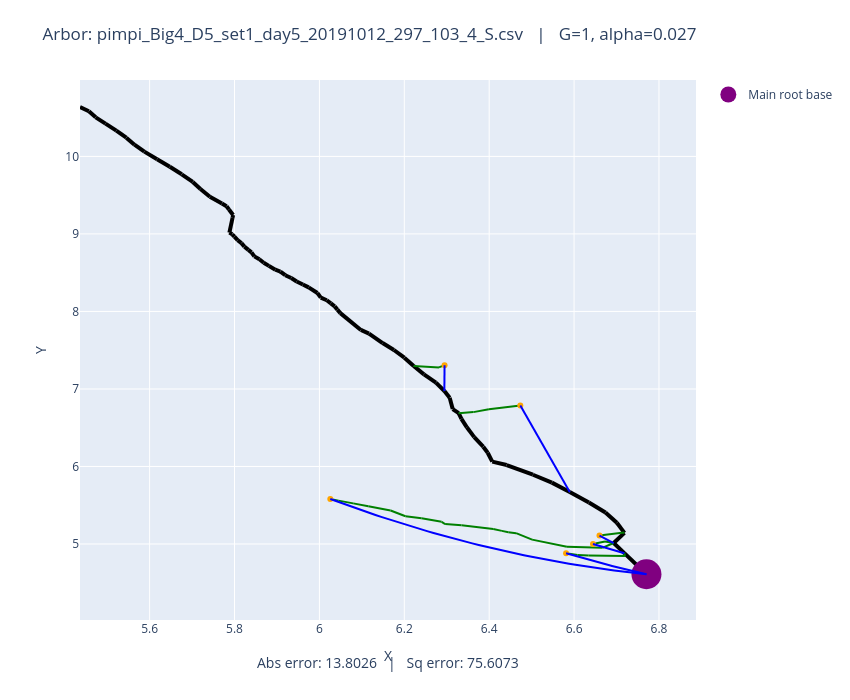

Notebook code cell kept with this figure:
### Code cell
# Plot both observed and optimized
plot_arbors(fname, 1, 0.027)

### Figure 1 — Plotly figure (JSON) as saved in the notebook; plotly's stock layout.template omitted (floating-point values rounded to 4 significant figures)
{"data": [{"line": {"color": "black", "width": 4}, "mode": "lines", "showlegend": false, "type": "scatter", "x": [6.77, 6.718], "y": [4.61, 4.882]}, {"line": {"color": "black", "width": 4}, "mode": "lines", "showlegend": false, "type": "scatter", "x": [6.718, 6.693], "y": [4.882, 5.013]}, {"line": {"color": "black", "width": 4}, "mode": "lines", "showlegend": false, "type": "scatter", "x": [6.693, 6.719], "y": [5.013, 5.144]}, {"line": {"color": "black", "width": 4}, "mode": "lines", "showlegend": false, "type": "scatter", "x": [6.719, 6.701], "y": [5.144, 5.274]}, {"line": {"color": "black", "width": 4}, "mode": "lines", "showlegend": false, "type": "scatter", "x": [6.701, 6.674], "y": [5.274, 5.406]}, {"line": {"color": "black", "width": 4}, "mode": "lines", "showlegend": false, "type": "scatter", "x": [6.674, 6.635], "y": [5.406, 5.536]}, {"line": {"color": "black", "width": 4}, "mode": "lines", "showlegend": false, "type": "scatter", "x": [6.635, 6.59], "y": [5.536, 5.672]}, {"line": {"color": "black", "width": 4}, "mode": "lines", "showlegend": false, "type": "scatter", "x": [6.59, 6.548], "y": [5.672, 5.792]}, {"line": {"color": "black", "width": 4}, "mode": "lines", "showlegend": false, "type": "scatter", "x": [6.548, 6.503], "y": [5.792, 5.894]}, {"line": {"color": "black", "width": 4}, "mode": "lines", "showlegend": false, "type": "scatter", "x": [6.503, 6.441], "y": [5.894, 6.019]}, {"line": {"color": "black", "width": 4}, "mode": "lines", "showlegend": false, "type": "scatter", "x": [6.441, 6.407], "y": [6.019, 6.063]}, {"line": {"color": "black", "width": 4}, "mode": "lines", "showlegend": false, "type": "scatter", "x": [6.407, 6.396], "y": [6.063, 6.177]}, {"line": {"color": "black", "width": 4}, "mode": "lines", "showlegend": false, "type": "scatter", "x": [6.396, 6.386], "y": [6.177, 6.255]}, {"line": {"color": "black", "width": 4}, "mode": "lines", "showlegend": false, "type": "scatter", "x": [6.386, 6.365], "y": [6.255, 6.379]}, {"line": {"color": "black", "width": 4}, "mode": "lines", "showlegend": false, "type": "scatter", "x": [6.365, 6.347], "y": [6.379, 6.505]}, {"line": {"color": "black", "width": 4}, "mode": "lines", "showlegend": false, "type": "scatter", "x": [6.347, 6.335], "y": [6.505, 6.615]}, {"line": {"color": "black", "width": 4}, "mode": "lines", "showlegend": false, "type": "scatter", "x": [6.335, 6.328], "y": [6.615, 6.688]}, {"line": {"color": "black", "width": 4}, "mode": "lines", "showlegend": false, "type": "scatter", "x": [6.328, 6.314], "y": [6.688, 6.741]}, {"line": {"color": "black", "width": 4}, "mode": "lines", "showlegend": false, "type": "scatter", "x": [6.314, 6.307], "y": [6.741, 6.888]}, {"line": {"color": "black", "width": 4}, "mode": "lines", "showlegend": false, "type": "scatter", "x": [6.307, 6.294], "y": [6.888, 6.973]}, {"line": {"color": "black", "width": 4}, "mode": "lines", "showlegend": false, "type": "scatter", "x": [6.294, 6.275], "y": [6.973, 7.082]}, {"line": {"color": "black", "width": 4}, "mode": "lines", "showlegend": false, "type": "scatter", "x": [6.275, 6.246], "y": [7.082, 7.188]}, {"line": {"color": "black", "width": 4}, "mode": "lines", "showlegend": false, "type": "scatter", "x": [6.246, 6.222], "y": [7.188, 7.296]}, {"line": {"color": "black", "width": 4}, "mode": "lines", "showlegend": false, "type": "scatter", "x": [6.222, 6.2], "y": [7.296, 7.404]}, {"line": {"color": "black", "width": 4}, "mode": "lines", "showlegend": false, "type": "scatter", "x": [6.2, 6.176], "y": [7.404, 7.502]}, {"line": {"color": "black", "width": 4}, "mode": "lines", "showlegend": false, "type": "scatter", "x": [6.176, 6.149], "y": [7.502, 7.592]}, {"line": {"color": "black", "width": 4}, "mode": "lines", "showlegend": false, "type": "scatter", "x": [6.149, 6.117], "y": [7.592, 7.715]}, {"line": {"color": "black", "width": 4}, "mode": "lines", "showlegend": false, "type": "scatter", "x": [6.117, 6.098], "y": [7.715, 7.761]}, {"line": {"color": "black", "width": 4}, "mode": "lines", "showlegend": false, "type": "scatter", "x": [6.098, 6.049], "y": [7.761, 7.978]}, {"line": {"color": "black", "width": 4}, "mode": "lines", "showlegend": false, "type": "scatter", "x": [6.049, 6.042], "y": [7.978, 8.023]}, {"line": {"color": "black", "width": 4}, "mode": "lines", "showlegend": false, "type": "scatter", "x": [6.042, 6.036], "y": [8.023, 8.065]}, {"line": {"color": "black", "width": 4}, "mode": "lines", "showlegend": false, "type": "scatter", "x": [6.036, 6.027], "y": [8.065, 8.104]}, {"line": {"color": "black", "width": 4}, "mode": "lines", "showlegend": false, "type": "scatter", "x": [6.027, 6.017], "y": [8.104, 8.145]}, {"line": {"color": "black", "width": 4}, "mode": "lines", "showlegend": false, "type": "scatter", "x": [6.017, 6.003], "y": [8.145, 8.179]}, {"line": {"color": "black", "width": 4}, "mode": "lines", "showlegend": false, "type": "scatter", "x": [6.003, 5.995], "y": [8.179, 8.238]}, {"line": {"color": "black", "width": 4}, "mode": "lines", "showlegend": false, "type": "scatter", "x": [5.995, 5.975], "y": [8.238, 8.31]}, {"line": {"color": "black", "width": 4}, "mode": "lines", "showlegend": false, "type": "scatter", "x": [5.975, 5.961], "y": [8.31, 8.347]}, {"line": {"color": "black", "width": 4}, "mode": "lines", "showlegend": false, "type": "scatter", "x": [5.961, 5.946], "y": [8.347, 8.387]}, {"line": {"color": "black", "width": 4}, "mode": "lines", "showlegend": false, "type": "scatter", "x": [5.946, 5.934], "y": [8.387, 8.431]}, {"line": {"color": "black", "width": 4}, "mode": "lines", "showlegend": false, "type": "scatter", "x": [5.934, 5.92], "y": [8.431, 8.467]}, {"line": {"color": "black", "width": 4}, "mode": "lines", "showlegend": false, "type": "scatter", "x": [5.92, 5.908], "y": [8.467, 8.515]}, {"line": {"color": "black", "width": 4}, "mode": "lines", "showlegend": false, "type": "scatter", "x": [5.908, 5.896], "y": [8.515, 8.538]}, {"line": {"color": "black", "width": 4}, "mode": "lines", "showlegend": false, "type": "scatter", "x": [5.896, 5.881], "y": [8.538, 8.588]}, {"line": {"color": "black", "width": 4}, "mode": "lines", "showlegend": false, "type": "scatter", "x": [5.881, 5.869], "y": [8.588, 8.629]}, {"line": {"color": "black", "width": 4}, "mode": "lines", "showlegend": false, "type": "scatter", "x": [5.869, 5.859], "y": [8.629, 8.673]}, {"line": {"color": "black", "width": 4}, "mode": "lines", "showlegend": false, "type": "scatter", "x": [5.859, 5.847], "y": [8.673, 8.711]}, {"line": {"color": "black", "width": 4}, "mode": "lines", "showlegend": false, "type": "scatter", "x": [5.847, 5.84], "y": [8.711, 8.762]}, {"line": {"color": "black", "width": 4}, "mode": "lines", "showlegend": false, "type": "scatter", "x": [5.84, 5.833], "y": [8.762, 8.795]}, {"line": {"color": "black", "width": 4}, "mode": "lines", "showlegend": false, "type": "scatter", "x": [5.833, 5.823], "y": [8.795, 8.836]}, {"line": {"color": "black", "width": 4}, "mode": "lines", "showlegend": false, "type": "scatter", "x": [5.823, 5.816], "y": [8.836, 8.881]}, {"line": {"color": "black", "width": 4}, "mode": "lines", "showlegend": false, "type": "scatter", "x": [5.816, 5.807], "y": [8.881, 8.919]}, {"line": {"color": "black", "width": 4}, "mode": "lines", "showlegend": false, "type": "scatter", "x": [5.807, 5.8], "y": [8.919, 8.964]}, {"line": {"color": "black", "width": 4}, "mode": "lines", "showlegend": false, "type": "scatter", "x": [5.8, 5.795], "y": [8.964, 8.995]}, {"line": {"color": "black", "width": 4}, "mode": "lines", "showlegend": false, "type": "scatter", "x": [5.795, 5.788], "y": [8.995, 9.017]}, {"line": {"color": "black", "width": 4}, "mode": "lines", "showlegend": false, "type": "scatter", "x": [5.788, 5.795], "y": [9.017, 9.208]}, {"line": {"color": "black", "width": 4}, "mode": "lines", "showlegend": false, "type": "scatter", "x": [5.795, 5.797], "y": [9.208, 9.244]}, {"line": {"color": "black", "width": 4}, "mode": "lines", "showlegend": false, "type": "scatter", "x": [5.797, 5.787], "y": [9.244, 9.315]}, {"line": {"color": "black", "width": 4}, "mode": "lines", "showlegend": false, "type": "scatter", "x": [5.787, 5.781], "y": [9.315, 9.357]}, {"line": {"color": "black", "width": 4}, "mode": "lines", "showlegend": false, "type": "scatter", "x": [5.781, 5.77], "y": [9.357, 9.392]}, {"line": {"color": "black", "width": 4}, "mode": "lines", "showlegend": false, "type": "scatter", "x": [5.77, 5.742], "y": [9.392, 9.479]}, {"line": {"color": "black", "width": 4}, "mode": "lines", "showlegend": false, "type": "scatter", "x": [5.742, 5.72], "y": [9.479, 9.58]}, {"line": {"color": "black", "width": 4}, "mode": "lines", "showlegend": false, "type": "scatter", "x": [5.72, 5.702], "y": [9.58, 9.671]}, {"line": {"color": "black", "width": 4}, "mode": "lines", "showlegend": false, "type": "scatter", "x": [5.702, 5.676], "y": [9.671, 9.77]}, {"line": {"color": "black", "width": 4}, "mode": "lines", "showlegend": false, "type": "scatter", "x": [5.676, 5.648], "y": [9.77, 9.867]}, {"line": {"color": "black", "width": 4}, "mode": "lines", "showlegend": false, "type": "scatter", "x": [5.648, 5.618], "y": [9.867, 9.965]}, {"line": {"color": "black", "width": 4}, "mode": "lines", "showlegend": false, "type": "scatter", "x": [5.618, 5.588], "y": [9.965, 10.06]}, {"line": {"color": "black", "width": 4}, "mode": "lines", "showlegend": false, "type": "scatter", "x": [5.588, 5.564], "y": [10.06, 10.15]}, {"line": {"color": "black", "width": 4}, "mode": "lines", "showlegend": false, "type": "scatter", "x": [5.564, 5.545], "y": [10.15, 10.24]}, {"line": {"color": "black", "width": 4}, "mode": "lines", "showlegend": false, "type": "scatter", "x": [5.545, 5.522], "y": [10.24, 10.33]}, {"line": {"color": "black", "width": 4}, "mode": "lines", "showlegend": false, "type": "scatter", "x": [5.522, 5.496], "y": [10.33, 10.42]}, {"line": {"color": "black", "width": 4}, "mode": "lines", "showlegend": false, "type": "scatter", "x": [5.496, 5.473], "y": [10.42, 10.5]}, {"line": {"color": "black", "width": 4}, "mode": "lines", "showlegend": false, "type": "scatter", "x": [5.473, 5.457], "y": [10.5, 10.58]}, {"line": {"color": "black", "width": 4}, "mode": "lines", "showlegend": false, "type": "scatter", "x": [5.457, 5.436], "y": [10.58, 10.64]}, {"line": {"color": "green", "width": 2}, "mode": "lines", "showlegend": false, "type": "scatter", "x": [6.66, 6.717], "y": [5.109, 5.147]}, {"line": {"color": "green", "width": 2}, "mode": "lines", "showlegend": false, "type": "scatter", "x": [6.717, 6.719], "y": [5.147, 5.144]}, {"line": {"color": "green", "width": 2}, "mode": "lines", "showlegend": false, "type": "scatter", "x": [6.645, 6.673], "y": [5.001, 5.034]}, {"line": {"color": "green", "width": 2}, "mode": "lines", "showlegend": false, "type": "scatter", "x": [6.673, 6.693], "y": [5.034, 5.013]}, {"line": {"color": "green", "width": 2}, "mode": "lines", "showlegend": false, "type": "scatter", "x": [6.026, 6.045], "y": [5.581, 5.559]}, {"line": {"color": "green", "width": 2}, "mode": "lines", "showlegend": false, "type": "scatter", "x": [6.045, 6.08], "y": [5.559, 5.524]}, {"line": {"color": "green", "width": 2}, "mode": "lines", "showlegend": false, "type": "scatter", "x": [6.08, 6.115], "y": [5.524, 5.486]}, {"line": {"color": "green", "width": 2}, "mode": "lines", "showlegend": false, "type": "scatter", "x": [6.115, 6.168], "y": [5.486, 5.433]}, {"line": {"color": "green", "width": 2}, "mode": "lines", "showlegend": false, "type": "scatter", "x": [6.168, 6.203], "y": [5.433, 5.358]}, {"line": {"color": "green", "width": 2}, "mode": "lines", "showlegend": false, "type": "scatter", "x": [6.203, 6.241], "y": [5.358, 5.332]}, {"line": {"color": "green", "width": 2}, "mode": "lines", "showlegend": false, "type": "scatter", "x": [6.241, 6.288], "y": [5.332, 5.286]}, {"line": {"color": "green", "width": 2}, "mode": "lines", "showlegend": false, "type": "scatter", "x": [6.288, 6.296], "y": [5.286, 5.257]}, {"line": {"color": "green", "width": 2}, "mode": "lines", "showlegend": false, "type": "scatter", "x": [6.296, 6.335], "y": [5.257, 5.241]}, {"line": {"color": "green", "width": 2}, "mode": "lines", "showlegend": false, "type": "scatter", "x": [6.335, 6.41], "y": [5.241, 5.194]}, {"line": {"color": "green", "width": 2}, "mode": "lines", "showlegend": false, "type": "scatter", "x": [6.41, 6.43], "y": [5.194, 5.169]}, {"line": {"color": "green", "width": 2}, "mode": "lines", "showlegend": false, "type": "scatter", "x": [6.43, 6.445], "y": [5.169, 5.151]}, {"line": {"color": "green", "width": 2}, "mode": "lines", "showlegend": false, "type": "scatter", "x": [6.445, 6.463], "y": [5.151, 5.14]}, {"line": {"color": "green", "width": 2}, "mode": "lines", "showlegend": false, "type": "scatter", "x": [6.463, 6.501], "y": [5.14, 5.056]}, {"line": {"color": "green", "width": 2}, "mode": "lines", "showlegend": false, "type": "scatter", "x": [6.501, 6.583], "y": [5.056, 4.963]}, {"line": {"color": "green", "width": 2}, "mode": "lines", "showlegend": false, "type": "scatter", "x": [6.583, 6.667], "y": [4.963, 4.951]}, {"line": {"color": "green", "width": 2}, "mode": "lines", "showlegend": false, "type": "scatter", "x": [6.667, 6.693], "y": [4.951, 5.013]}, {"line": {"color": "green", "width": 2}, "mode": "lines", "showlegend": false, "type": "scatter", "x": [6.581, 6.608], "y": [4.88, 4.86]}, {"line": {"color": "green", "width": 2}, "mode": "lines", "showlegend": false, "type": "scatter", "x": [6.608, 6.634], "y": [4.86, 4.851]}, {"line": {"color": "green", "width": 2}, "mode": "lines", "showlegend": false, "type": "scatter", "x": [6.634, 6.72], "y": [4.851, 4.845]}, {"line": {"color": "green", "width": 2}, "mode": "lines", "showlegend": false, "type": "scatter", "x": [6.72, 6.718], "y": [4.845, 4.882]}, {"line": {"color": "green", "width": 2}, "mode": "lines", "showlegend": false, "type": "scatter", "x": [6.295, 6.282], "y": [7.307, 7.278]}, {"line": {"color": "green", "width": 2}, "mode": "lines", "showlegend": false, "type": "scatter", "x": [6.282, 6.222], "y": [7.278, 7.296]}, {"line": {"color": "green", "width": 2}, "mode": "lines", "showlegend": false, "type": "scatter", "x": [6.473, 6.399], "y": [6.788, 6.737]}, {"line": {"color": "green", "width": 2}, "mode": "lines", "showlegend": false, "type": "scatter", "x": [6.399, 6.363], "y": [6.737, 6.701]}, {"line": {"color": "green", "width": 2}, "mode": "lines", "showlegend": false, "type": "scatter", "x": [6.363, 6.328], "y": [6.701, 6.688]}, {"marker": {"color": "orange"}, "mode": "markers", "showlegend": false, "type": "scatter", "x": [6.66], "y": [5.109]}, {"marker": {"color": "orange"}, "mode": "markers", "showlegend": false, "type": "scatter", "x": [6.645], "y": [5.001]}, {"marker": {"color": "orange"}, "mode": "markers", "showlegend": false, "type": "scatter", "x": [6.026], "y": [5.581]}, {"marker": {"color": "orange"}, "mode": "markers", "showlegend": false, "type": "scatter", "x": [6.581], "y": [4.88]}, {"marker": {"color": "orange"}, "mode": "markers", "showlegend": false, "type": "scatter", "x": [6.295], "y": [7.307]}, {"marker": {"color": "orange"}, "mode": "markers", "showlegend": false, "type": "scatter", "x": [6.473], "y": [6.788]}, {"marker": {"color": "purple", "size": 30}, "mode": "markers", "name": "Main root base", "type": "scatter", "x": [6.77], "y": [4.61]}, {"line": {"color": "blue"}, "mode": "lines", "showlegend": false, "type": "scatter", "x": [6.66, 6.661, 6.661, 6.662, 6.663, 6.663, 6.664, 6.665, 6.665, 6.666, 6.667, 6.667, 6.668, 6.669, 6.669, 6.67, 6.671, 6.671, 6.672, 6.673, 6.674, 6.674, 6.675, 6.676, 6.676, 6.677, 6.678, 6.678, 6.679, 6.68, 6.68, 6.681, 6.682, 6.682, 6.683, 6.684, 6.684, 6.685, 6.686, 6.686, 6.687, 6.688, 6.689, 6.689, 6.69, 6.691, 6.691, 6.692, 6.693, 6.693], "y": [5.109, 5.107, 5.105, 5.103, 5.101, 5.099, 5.097, 5.095, 5.093, 5.091, 5.089, 5.087, 5.085, 5.083, 5.082, 5.08, 5.078, 5.076, 5.074, 5.072, 5.07, 5.068, 5.066, 5.064, 5.062, 5.06, 5.058, 5.056, 5.054, 5.052, 5.05, 5.048, 5.046, 5.044, 5.042, 5.04, 5.038, 5.036, 5.034, 5.032, 5.03, 5.028, 5.026, 5.024, 5.022, 5.021, 5.019, 5.017, 5.015, 5.013]}, {"line": {"color": "blue"}, "mode": "lines", "showlegend": false, "type": "scatter", "x": [6.645, 6.646, 6.648, 6.649, 6.651, 6.652, 6.654, 6.655, 6.657, 6.658, 6.66, 6.661, 6.663, 6.664, 6.666, 6.667, 6.669, 6.67, 6.672, 6.673, 6.675, 6.676, 6.678, 6.679, 6.681, 6.682, 6.684, 6.685, 6.687, 6.688, 6.69, 6.691, 6.693, 6.694, 6.696, 6.697, 6.699, 6.7, 6.702, 6.703, 6.705, 6.706, 6.708, 6.709, 6.711, 6.712, 6.714, 6.715, 6.717, 6.718], "y": [5.001, 4.998, 4.996, 4.993, 4.991, 4.988, 4.986, 4.983, 4.981, 4.978, 4.976, 4.973, 4.971, 4.968, 4.966, 4.963, 4.961, 4.958, 4.956, 4.953, 4.951, 4.948, 4.946, 4.944, 4.941, 4.939, 4.936, 4.934, 4.931, 4.929, 4.927, 4.924, 4.922, 4.919, 4.917, 4.915, 4.912, 4.91, 4.908, 4.905, 4.903, 4.9, 4.898, 4.896, 4.893, 4.891, 4.889, 4.886, 4.884, 4.882]}, {"line": {"color": "blue"}, "mode": "lines", "showlegend": false, "type": "scatter", "x": [6.026, 6.041, 6.056, 6.071, 6.086, 6.102, 6.117, 6.132, 6.147, 6.162, 6.178, 6.193, 6.208, 6.223, 6.238, 6.254, 6.269, 6.284, 6.299, 6.314, 6.33, 6.345, 6.36, 6.375, 6.39, 6.406, 6.421, 6.436, 6.451, 6.466, 6.482, 6.497, 6.512, 6.527, 6.542, 6.558, 6.573, 6.588, 6.603, 6.618, 6.634, 6.649, 6.664, 6.679, 6.694, 6.71, 6.725, 6.74, 6.755, 6.77], "y": [5.581, 5.55, 5.52, 5.49, 5.46, 5.431, 5.403, 5.374, 5.347, 5.32, 5.293, 5.267, 5.241, 5.215, 5.19, 5.166, 5.142, 5.118, 5.095, 5.073, 5.051, 5.029, 5.008, 4.987, 4.967, 4.947, 4.928, 4.909, 4.89, 4.872, 4.855, 4.838, 4.821, 4.805, 4.789, 4.774, 4.759, 4.745, 4.731, 4.718, 4.705, 4.693, 4.681, 4.669, 4.658, 4.648, 4.637, 4.628, 4.619, 4.61]}, {"line": {"color": "blue"}, "mode": "lines", "showlegend": false, "type": "scatter", "x": [6.581, 6.585, 6.589, 6.593, 6.597, 6.6, 6.604, 6.608, 6.612, 6.616, 6.62, 6.624, 6.628, 6.631, 6.635, 6.639, 6.643, 6.647, 6.651, 6.655, 6.658, 6.662, 6.666, 6.67, 6.674, 6.678, 6.682, 6.685, 6.689, 6.693, 6.697, 6.701, 6.705, 6.709, 6.713, 6.716, 6.72, 6.724, 6.728, 6.732, 6.736, 6.74, 6.743, 6.747, 6.751, 6.755, 6.759, 6.763, 6.767, 6.77], "y": [4.88, 4.874, 4.868, 4.862, 4.855, 4.849, 4.843, 4.837, 4.831, 4.825, 4.819, 4.813, 4.807, 4.801, 4.796, 4.79, 4.784, 4.778, 4.773, 4.767, 4.761, 4.756, 4.75, 4.744, 4.739, 4.733, 4.728, 4.722, 4.717, 4.712, 4.706, 4.701, 4.695, 4.69, 4.685, 4.68, 4.675, 4.669, 4.664, 4.659, 4.654, 4.649, 4.644, 4.639, 4.634, 4.629, 4.624, 4.619, 4.615, 4.61]}, {"line": {"color": "blue"}, "mode": "lines", "showlegend": false, "type": "scatter", "x": [6.294, 6.294, 6.294, 6.294, 6.294, 6.294, 6.294, 6.294, 6.294, 6.294, 6.294, 6.294, 6.294, 6.294, 6.294, 6.294, 6.295, 6.295, 6.295, 6.295, 6.295, 6.295, 6.295, 6.295, 6.295, 6.295, 6.295, 6.295, 6.295, 6.295, 6.295, 6.295, 6.295, 6.295, 6.295, 6.295, 6.295, 6.295, 6.295, 6.295, 6.295, 6.295, 6.295, 6.295, 6.295, 6.295, 6.295, 6.295, 6.295, 6.295], "y": [6.974, 6.981, 6.988, 6.995, 7.001, 7.008, 7.015, 7.022, 7.029, 7.035, 7.042, 7.049, 7.056, 7.063, 7.069, 7.076, 7.083, 7.09, 7.097, 7.103, 7.11, 7.117, 7.124, 7.131, 7.137, 7.144, 7.151, 7.158, 7.165, 7.171, 7.178, 7.185, 7.192, 7.199, 7.205, 7.212, 7.219, 7.226, 7.233, 7.239, 7.246, 7.253, 7.26, 7.267, 7.273, 7.28, 7.287, 7.294, 7.301, 7.307]}, {"line": {"color": "blue"}, "mode": "lines", "showlegend": false, "type": "scatter", "x": [6.473, 6.476, 6.478, 6.48, 6.483, 6.485, 6.488, 6.49, 6.492, 6.495, 6.497, 6.499, 6.502, 6.504, 6.507, 6.509, 6.511, 6.514, 6.516, 6.519, 6.521, 6.523, 6.526, 6.528, 6.53, 6.533, 6.535, 6.538, 6.54, 6.542, 6.545, 6.547, 6.549, 6.552, 6.554, 6.557, 6.559, 6.561, 6.564, 6.566, 6.568, 6.571, 6.573, 6.576, 6.578, 6.58, 6.583, 6.585, 6.587, 6.59], "y": [6.788, 6.765, 6.742, 6.719, 6.696, 6.673, 6.65, 6.627, 6.604, 6.581, 6.558, 6.535, 6.512, 6.489, 6.466, 6.444, 6.421, 6.398, 6.375, 6.352, 6.329, 6.306, 6.284, 6.261, 6.238, 6.215, 6.193, 6.17, 6.147, 6.124, 6.102, 6.079, 6.056, 6.033, 6.011, 5.988, 5.965, 5.943, 5.92, 5.898, 5.875, 5.852, 5.83, 5.807, 5.785, 5.762, 5.74, 5.717, 5.694, 5.672]}], "layout": {"annotations": [{"font": {"size": 14}, "showarrow": false, "text": "Abs error: 13.8026   |   Sq error: 75.6073", "x": 0.5, "xref": "paper", "y": -0.1, "yref": "paper"}], "height": 700, "margin": {"b": 80, "t": 80}, "title": {"text": "Arbor: pimpi_Big4_D5_set1_day5_20191012_297_103_4_S.csv   |   G=1, alpha=0.027"}, "width": 850, "xaxis": {"autorange": true, "range": [5.436, 6.888], "title": {"text": "X"}, "type": "linear"}, "yaxis": {"autorange": true, "range": [4.02, 10.99], "title": {"text": "Y"}, "type": "linear"}}}
